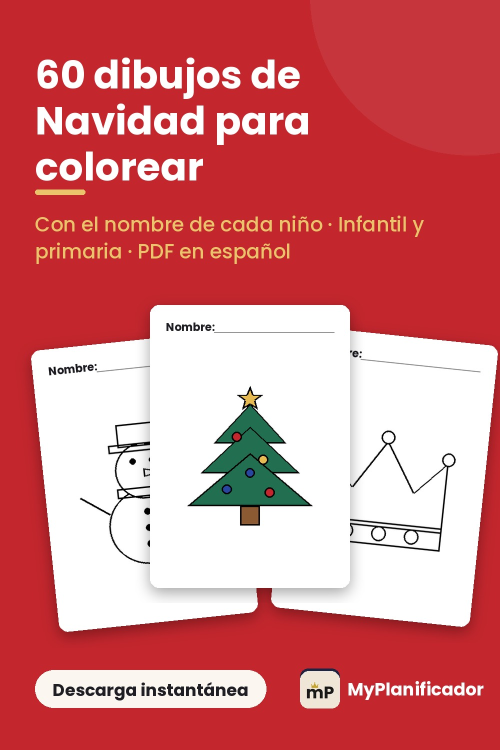
#> input picture pins/pin_dibujos.jpg, 1000 x 1500 px, given in place of pin_mandalas.jpg, which was not available (shown at 1/2 size)
$ python frames.py
#> lines starting #> are read from the running program, lines starting #| are printed output that depends on the picture
from PIL import Image, ImageDraw, ImageFont
M='/home/claude/myplanificador-media/pins/'
FB='/usr/share/fonts/truetype/google-fonts/Poppins-Bold.ttf'; FM='/usr/share/fonts/truetype/google-fonts/Poppins-Medium.ttf'
def canvas(pin,out):
#> called with pin = 'pin_mandalas.jpg', out = 'mandalas.jpg'
    p=Image.open(M+pin).convert('RGB'); bg=p.getpixel((15,15))
#> in canvas, p is the input picture: PIL image 1000x1500 RGB; mean R, G, B 211.3, 120.8, 123.5
#> after `bg = p.getpixel((15, 15))`: bg = (195, 38, 45)
    c=Image.new('RGB',(1080,1920),bg); c.paste(p.resize((1080,1620),Image.LANCZOS),(0,150)); c.save(out,quality=95)
#> after `c = Image.new('RGB', (1080, 1920), bg)`:
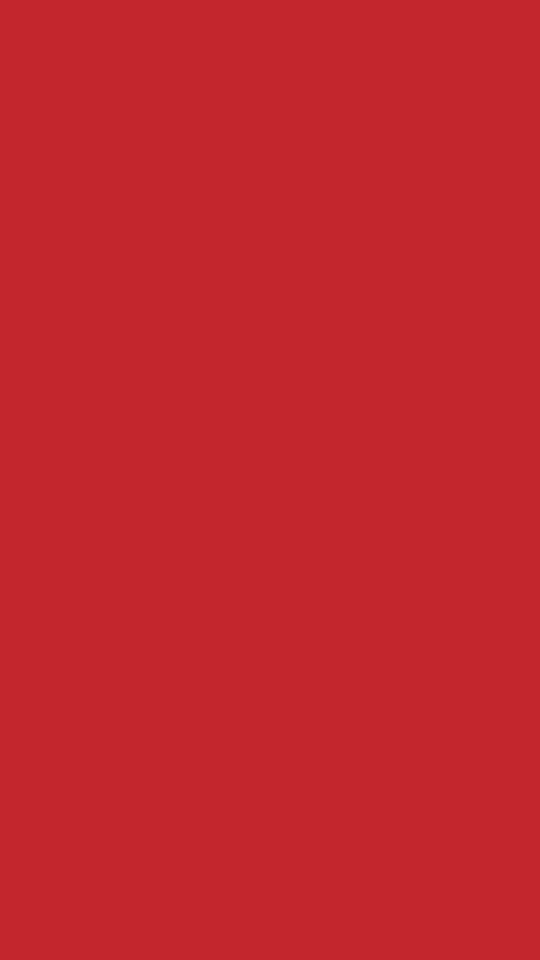
#> c: PIL image 1080x1920 RGB (shown at 1/2 size); mean R, G, B 195, 38, 45
#> after `c.paste(p.resize((1080, 1620), Image.LANCZOS), (0, 150))`:
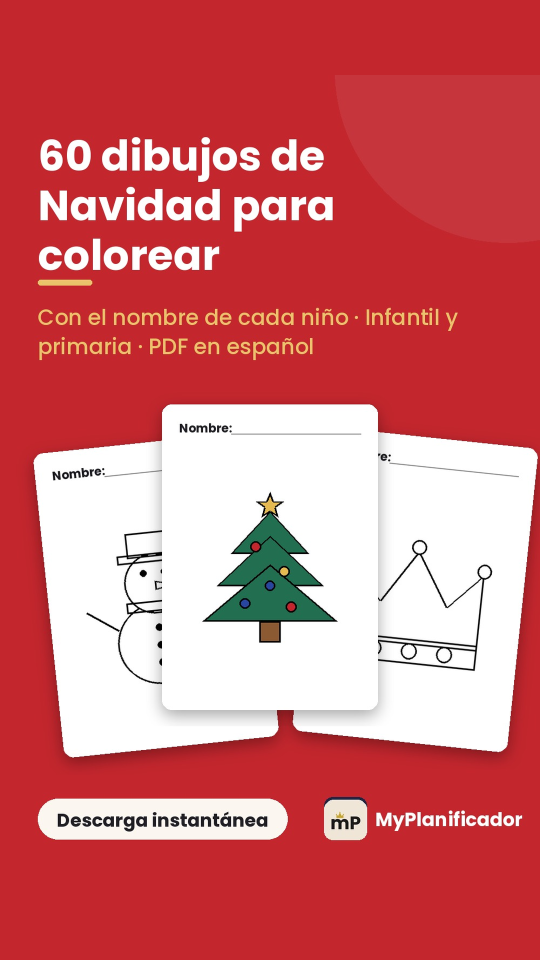
#> c: PIL image 1080x1920 RGB (shown at 1/2 size); mean R, G, B 208.7, 107.9, 111.2
def endcard(bg,fg,out):
    c=Image.new('RGB',(1080,1920),bg); d=ImageDraw.Draw(c)
    icon=Image.open(M+'pin_reyes.jpg').crop((600,1335,680,1415)).resize((200,200))
    m=Image.new('L',(200,200),0); ImageDraw.Draw(m).rounded_rectangle((0,0,199,199),40,fill=255); c.paste(icon,(440,560),m)
    for t,f,y,col in [('MyPlanificador',ImageFont.truetype(FB,84),830,fg),('Imprimibles en español',ImageFont.truetype(FM,48),950,fg),
                      ('-20 % con BIENVENIDA20',ImageFont.truetype(FB,60),1150,(233,196,106)),('Búscanos en Etsy',ImageFont.truetype(FM,48),1260,fg)]:
        w=d.textlength(t,font=f); d.text(((1080-w)/2,y),t,font=f,fill=col)
    c.save(out,quality=95)
for n in ['mandalas','mandalas_b','dibujos','dibujos_b','pack_navidad','pack_navidad_b']: canvas(f'pin_{n}.jpg',f'{n}.jpg')
#> pass 2 of the loop `for n in ['mandalas','mandalas_b','dibujos','dibujos_b','pack_navidad'..`:
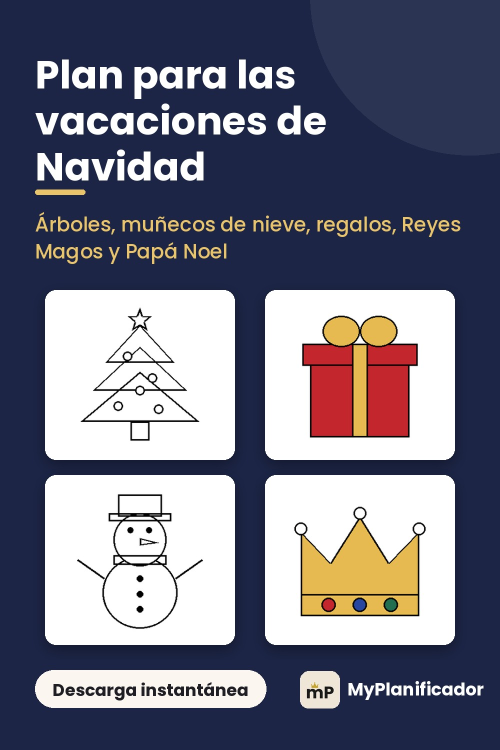
#> input picture pins/pin_dibujos_b.jpg, 1000 x 1500 px, given in place of pin_mandalas_b.jpg, which was not available (shown at 1/2 size)
#> in canvas, p is the input picture: PIL image 1000x1500 RGB; mean R, G, B 114.7, 115.1, 130.5
#> bg = (28, 37, 70)
#> in canvas (call 2), `c = Image.new('RGB', (1080, 1920), bg)`:
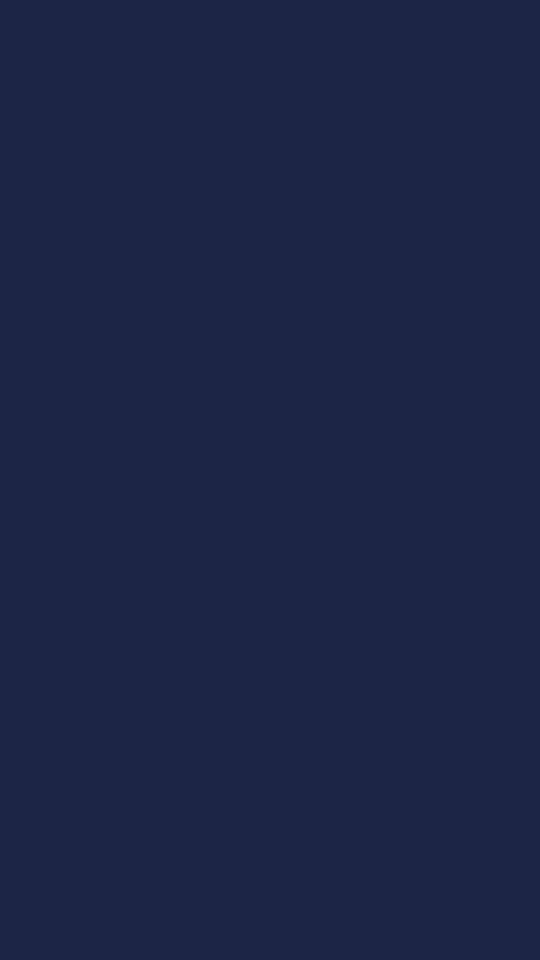
#> c: PIL image 1080x1920 RGB (shown at 1/2 size); mean R, G, B 28, 37, 70
#> in canvas (call 2), `c.paste(p.resize((1080, 1620), Image.LANCZOS), (0, 150))`:
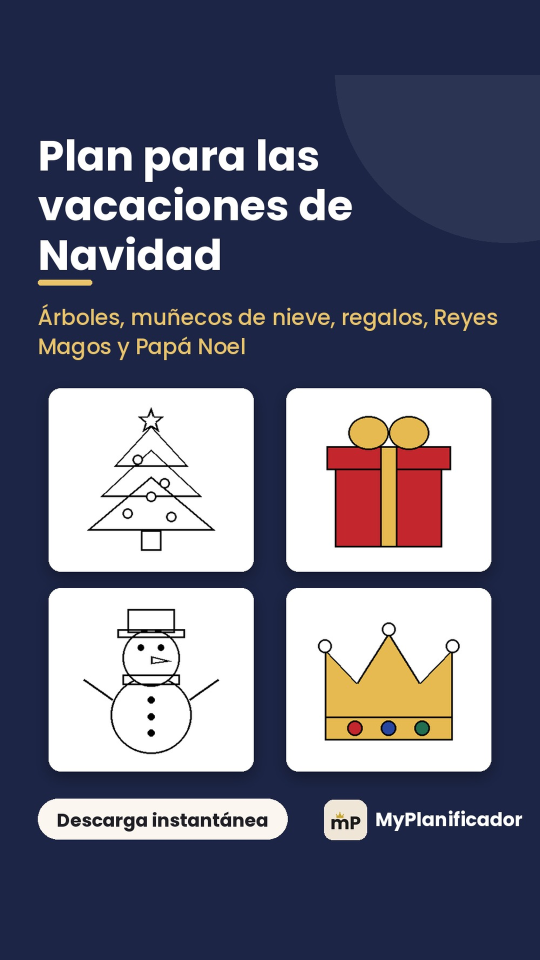
#> c: PIL image 1080x1920 RGB (shown at 1/2 size); mean R, G, B 101, 102.8, 121
#> (the run stopped early here; a loop or call above may not have finished)
